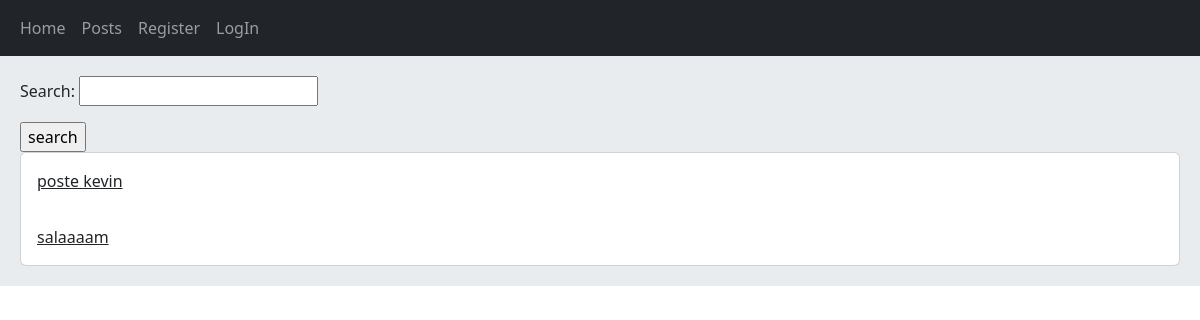
The app's page /post/, older data.
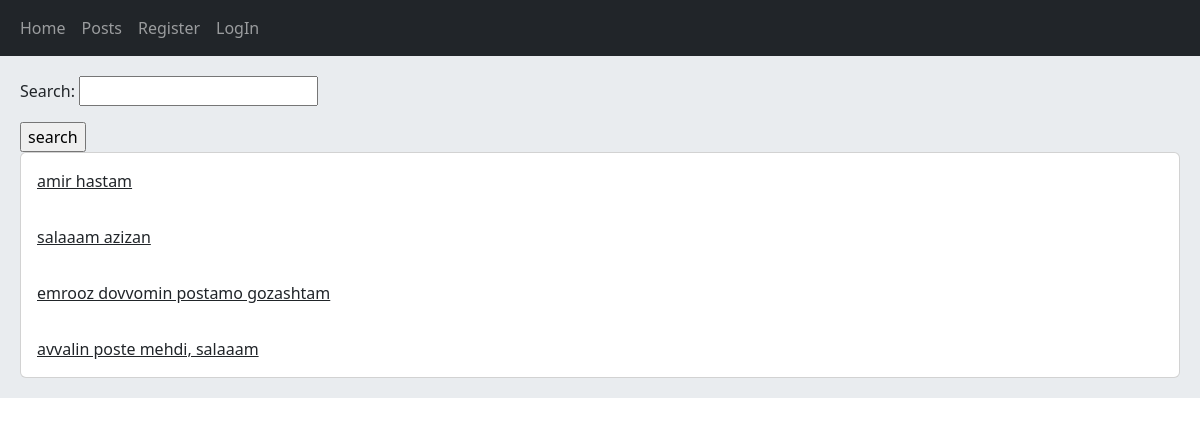
The same page, newer data.
### posts/models.py (models this page shows, shortened)
class Post(models.Model):
    user = models.ForeignKey(User, on_delete=models.CASCADE, related_name='posts')
    body = models.TextField()
    slug = models.SlugField()
    created = models.DateTimeField(auto_now_add=True)
    updated = models.DateTimeField(auto_now=True)
    class Meta:
        ordering = ('-updated',)
    def get_absolute_url(self):
        return reverse("posts:post_detail", args=(self.id, self.slug))

### posts/views.py (the view)
# urls.py: path('', views.PostsPageView.as_view(), name='posts_list'),
class PostsPageView(View):
    form_class = PostSearchForm
    def get(self, request):
        posts = Post.objects.all()
        if request.GET.get('search'):
            posts = posts.filter(body__icontains=request.GET['search'])
        return render(request, 'posts/posts_view.html', {'posts':posts, 'form':self.form_class})

### posts/templates/posts/posts_view.html (shortened to what this page needs)
{% extends '_base.html' %}
{% block content %}
    <form action="" method="get">
        {{ form.as_p }}
        <input type="submit" value="search">
    </form>
    <div class="card">
        {% for post in posts %}
            <a href="{{ post.get_absolute_url }}" class="card-body">{{ post.body|truncatewords:8 }}</a>
        {% endfor %}
    </div>
{% endblock content %}

Row changes from the older to the newer data that the page shows:
removed Post: body "poste kevin"
removed Post: body "salaaaam"
added Post: body "amir hastam"
added Post: body "salaaam azizan"
added Post: body "emrooz dovvomin postamo gozashtam"
added Post: body "avvalin poste mehdi, salaaam"
